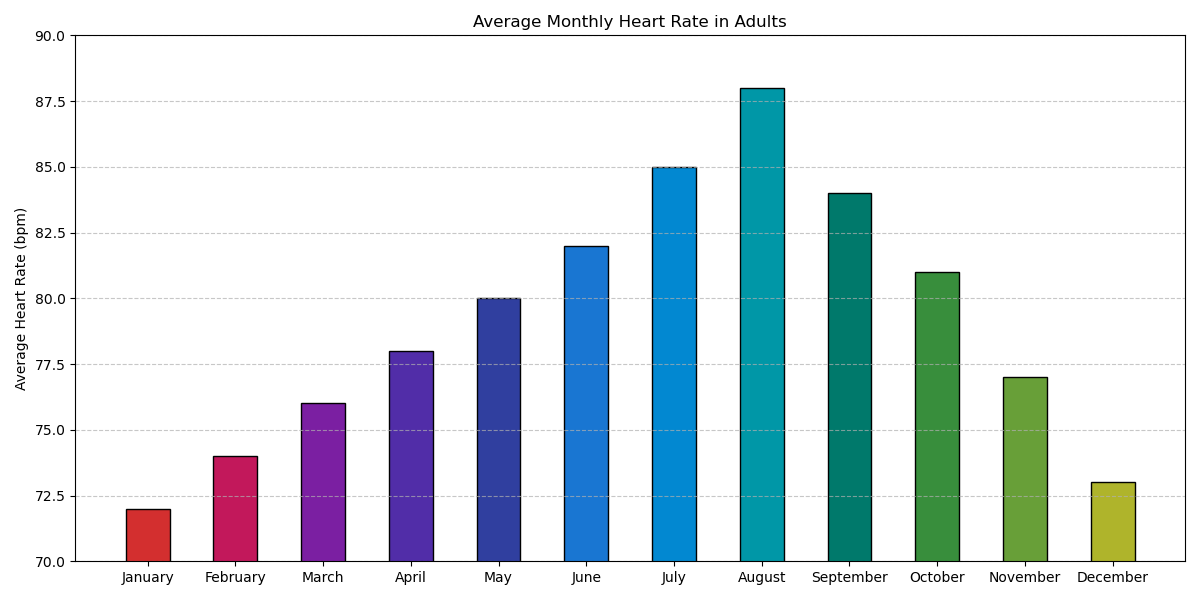

Here is the Python script that generated this plot:

import matplotlib.pyplot as plt

# Data
months = ['January', 'February', 'March', 'April', 'May', 'June', 
          'July', 'August', 'September', 'October', 'November', 'December']
heart_rates = [72, 74, 76, 78, 80, 82, 85, 88, 84, 81, 77, 73]
colors = ['#D32F2F', '#C2185B', '#7B1FA2', '#512DA8', '#303F9F', '#1976D2',
          '#0288D1', '#0097A7', '#00796B', '#388E3C', '#689F38', '#AFB42B']

# Create a vertical bar chart
plt.figure(figsize=(12, 6))
bars = plt.bar(months, heart_rates, color=colors, edgecolor='black', width=0.5)

# Customizing the plot
plt.ylabel('Average Heart Rate (bpm)')
plt.title('Average Monthly Heart Rate in Adults')
plt.ylim(70, 90)
plt.tight_layout()

# Show grid
plt.grid(axis='y', linestyle='--', alpha=0.7)

# Display the plot
plt.show()
